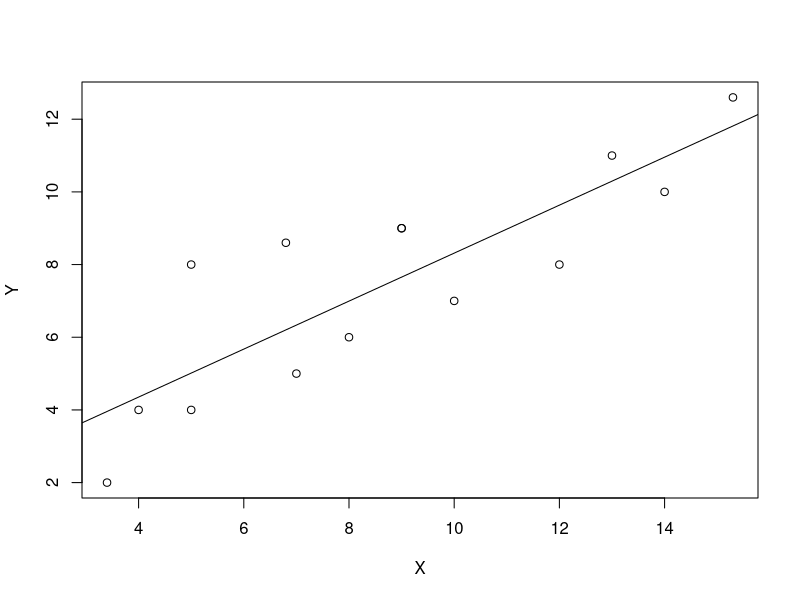
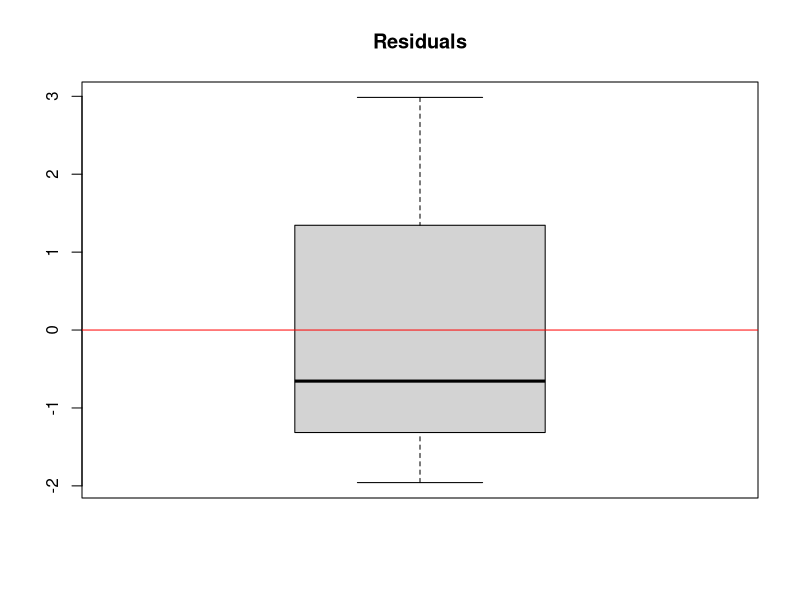

The R script that drew these images, in order:
X <- c(9, 8, 12, 9, 10, 14, 5, 4, 13, 7, 5, 3.4, 15.3, 6.8)
Y <- c(9, 6, 8, 9, 7, 10, 8, 4, 11, 5, 4, 2, 12.6, 8.6)
LM <- lm(Y ~ X)
plot(X, Y)
abline(LM)
print(summary(LM))

# when looking at the residuals, do not care too much about the min and max values, but rather focus on the middle quartiles

# If we want to plot the residuals, we can use the following code:

residuals <- LM$residuals
boxplot(residuals, main = "Residuals")
abline(0, 0, col = "red")

# How to interpret the output of the summary function:

# The residuals are the differences between the observed values and the predicted values, the smaller the residuals the better the model, by definition they should be normally distributed around 0 and have a constant variance. The residuals should be homoscedastic, meaning that the variance of the residuals should be constant across all levels of the independent variable.

# The smaller the standard error the more reliable is the model in terms of inferential stat, 1.13 for the intercept and 0.12 for the slope is not bad

# The t-value is the ratio of the estimate Std and the standard error (est_Std/Std), the higher the t-value the more significant is the coefficient.

# The p-value is the probability of observing a t-value as extreme as the one observed, given that the null hypothesis is true. The smaller the p-value the more significant is the coefficient. In this case the p-values inform us that we don't have enough evidence to reject the null hypothesis that the intercept is equal to 0.

# However we have enough evidence to reject the null hypothesis that the slope is equal to 0. Because the p-value is smaller than 0.05 -> 0.00013

# We can have different scenarios, in one case we can have a significant slope and a non-significant intercept, in another case we can have a significant intercept and a non-significant slope, in another case we can have both significant, in another case we can have both non-significant.
